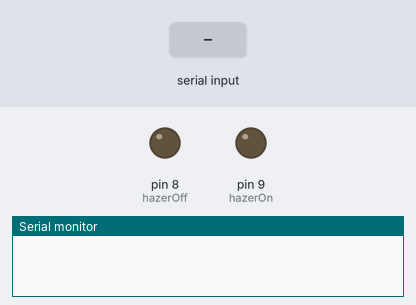
This sketch was run on a simulated Arduino Uno, built with avr-gcc and run on an emulated ATmega328P. Shown: output pins drawn as LEDs (lit = HIGH), the last lines printed to the serial monitor. Inputs (shaded band) come from the test bench.

Above: at 1.2 s.
1.3 s: "1" received over Serial
At 1.4 s:
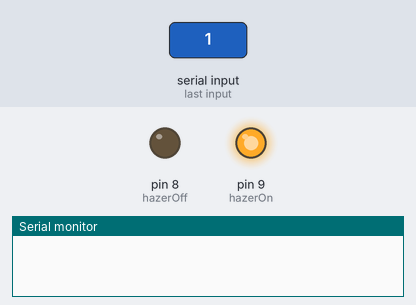
At 3.4 s:
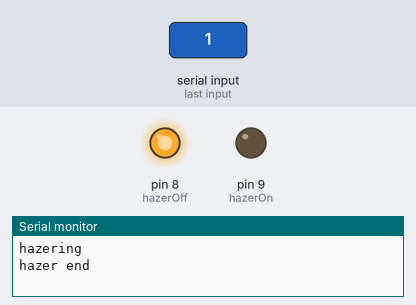
Timing chart, 0 to 5.0 s (numbered marks = the images above; inputs shaded):
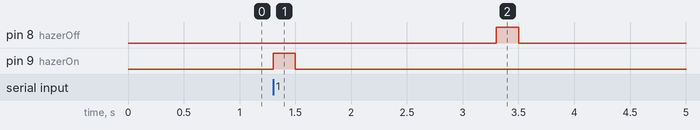

Measured:
- after the input at 1.3 s, pin 8 (hazerOff): LOW → HIGH after 2.0 s, → LOW 0.20 s later; pin 9 (hazerOn): LOW → HIGH at once, → LOW 0.20 s later

The sketch:

arduino.ino
```cpp
int hazerOn = 9;
int hazerOff = 8;
bool isHazable = true;
bool hazerStatus = false;
long curTime;
long offTime;


void setup() {
  // put your setup code here, to run once:
  Serial.begin(9600);

  pinMode(hazerOn, OUTPUT);
  pinMode(hazerOff, OUTPUT);
  digitalWrite(hazerOff, LOW);
  digitalWrite(hazerOn, LOW);
}

void loop() {
  // put your main code here, to run repeatedly:
  if (Serial.available()) {
    int value = Serial.read();
    if (value == 49 && isHazable) {
      isHazable = false;
      hazerStatus = true;
      curTime = millis();
      digitalWrite(hazerOn, HIGH);
      delay(200);
      Serial.println("hazering");
      digitalWrite(hazerOn, LOW);
    }
  }
  if (millis() - curTime > 10000 && isHazable == false) {
    isHazable = true;
  }
  if (millis() - curTime > 2000 && hazerStatus) {
    hazerStatus = false;
    digitalWrite(hazerOff, HIGH);
    Serial.println("hazer end");
    delay(100);
    digitalWrite(hazerOff, LOW);
    digitalWrite(hazerOff, HIGH);
    delay(100);
    digitalWrite(hazerOff, LOW);
  }
}
```
